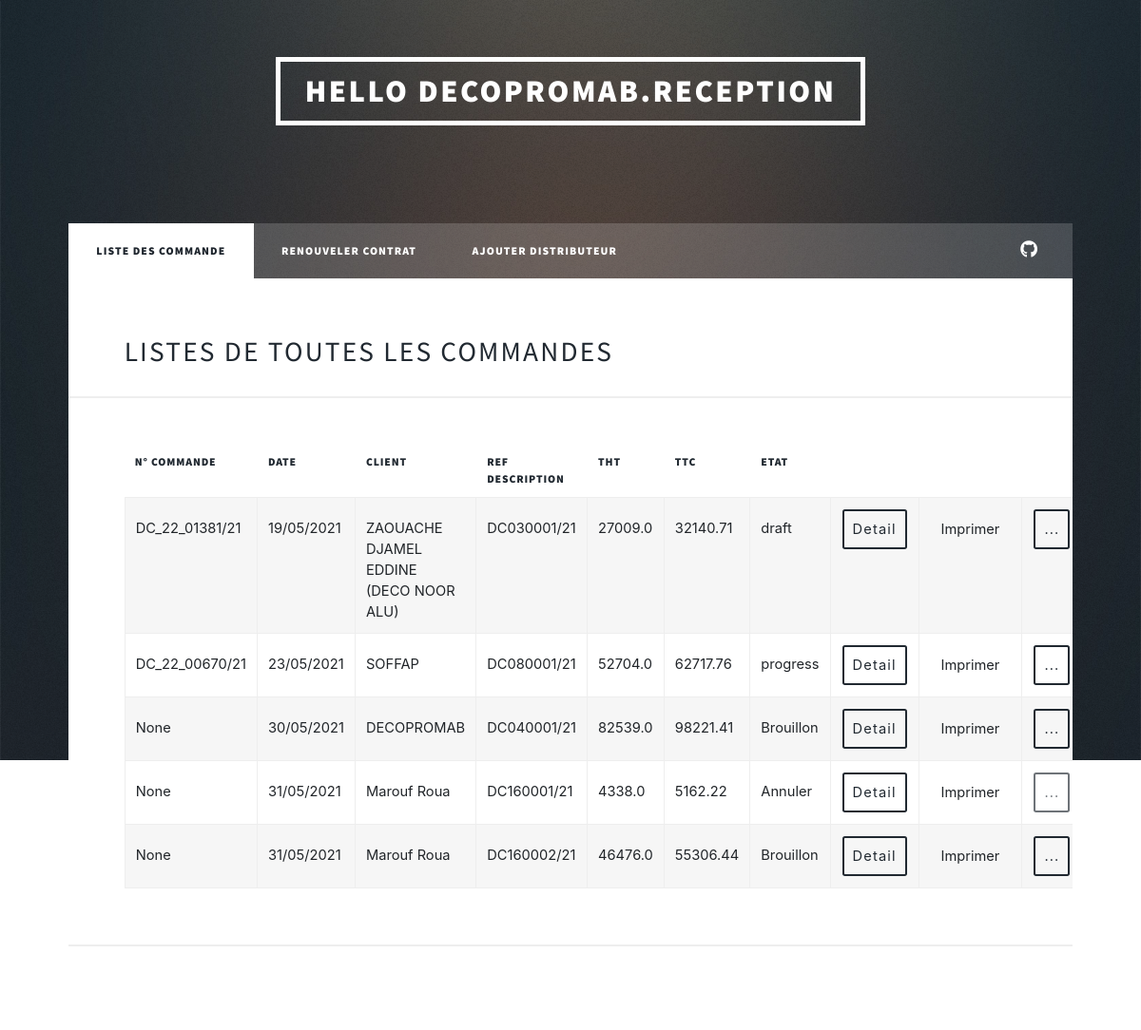
Screenshot of /commerciale/listCommandesC (signed in) with the database file from the repository.
### distributeur/models.py (models this page shows)
class Commande(models.Model):
    id = models.AutoField(primary_key=True)
    n_commande_odoo = models.CharField(null=True, blank=True, max_length=255)
    reference_description = models.CharField(max_length=255)
    destributeur = models.ForeignKey(Distributeur, on_delete=models.CASCADE)
    societe = models.CharField(default='Strugal', max_length=255)
    totaleHT = models.FloatField()
    totaleTTC = models.FloatField()
    etat = models.CharField(default='Brouillon', max_length=255)
    date = models.CharField(
        default=date.today().strftime("%d/%m/%Y"), max_length=255)

class Distributeur(models.Model):
    user = models.ForeignKey(User, null=True, on_delete=models.CASCADE)
    id = models.AutoField(primary_key=True)
    nom = models.CharField(max_length=255)
    adress = models.CharField(max_length=255)
    tel_fix = models.CharField(null=True, blank=True, max_length=255)
    tel_portable = models.CharField(null=True, blank=True, max_length=255)
    couriel = models.CharField(null=True, blank=True, max_length=255)
    civilite = models.IntegerField(null=True, blank=True)
    site_web = models.CharField(null=True, blank=True, max_length=255)
    rcn = models.CharField(max_length=255)
    date_enregistrement_rc = models.CharField(max_length=255)
    nis = models.CharField(null=True, blank=True, max_length=255)
    ifn = models.CharField(max_length=255)
    art = models.CharField(max_length=255)
    date_debut_activité = models.CharField(
        null=True, blank=True, max_length=255)
    date_effet = models.CharField(null=True, blank=True, max_length=255)
    date_echeance = models.CharField(null=True, blank=True, max_length=255)
    status = models.CharField(max_length=255)
    nbr_facture = models.IntegerField(default=0)
    def __str__(self):
        return self.nom

### commerciale/views.py (the view)
# urls.py: path("listCommandesC", views.listCommandes, name="listCommandes"),
def listCommandes(request):
    commande = Commande.objects.all()
    context = {
        "commande": commande
    }
    return render(
        request, "commerciale/listCommandes.html", context)

### templates/commerciale/listCommandes.html (shortened to what this page needs)
{%extends 'base.html'%} {% block title %} Welcome {% endblock %}
{% block content %}
<div id="wrapper">
   <link rel="stylesheet" href="https://maxcdn.bootstrapcdn.com/bootstrap/4.5.2/css/bootstrap.min.css">
  {% include 'partials/_header.html'%}
  {% include 'partials/_nav_com.html'%}
  <div id="main">
    <h2>Listes de toutes les commandes</h2>
    <div class="table-wrapper">
      <table class="alt">
          <thead>
              <tr>
                  <th>N° Commande</th>
                  <th>Date</th>
                  <th>Client</th>
                  <th>Ref Description</th>
                  <th>THT</th>
                  <th>TTC</th>
                  <th>Etat</th>
              </tr>
          </thead>
          <tbody>
              {% for com in commande %}
              <tr>
                  <td>{{com.n_commande_odoo}}</td>
                  <td>{{com.date}}</td>
                  <td>{{com.destributeur}}</td>
                  <td>{{com.reference_description}}</td>
                  <td>{{com.totaleHT}}</td>
                  <td>{{com.totaleTTC}}</td>
                  <td>{{com.etat}}</td>
                  <td><button
                    id="{{com.id}}"
                    onClick=showDetail(this.id)
                    type="button"
                    class="btn "
                    data-toggle="modal" data-target="#exampleModal"
                  >Detail</button></td>
                  <td>
                    <a
                    id="{{com.id}}"
                    onClick=showDetail(this.id)
                    type="button"
                    class="btn "
                    href="{% url 'pdf_view' com.id %}"
                    target="_blank"
                  >Imprimer</a>
                  </td>
                  <td>
                    <div class="dropdown">
                      <button
                      {% if com.etat == 'Annuler' or com.etat == 'done' %}
                      class="btn disabled"
                      {% else %}
                      class="btn"
                      {% endif %}
                      type="button"
                      id="dropdownMenuButton"
                      data-toggle="dropdown"
                      aria-expanded="false">
                        ...
                      </button>
                    </div>
                  </td>
              </tr>
              {% endfor %}
          </tbody>
      </table>
    </div>
    <hr />
  </div>
</div>
{% endblock %}

### templates/partials/_header.html (shortened to what this page needs)
<header id="header">
  <a class="logo">Hello {{request.user}}</a>
  <br /><br />
</header>

### rows the page displays
Commande: n_commande_odoo "DC_22_01381/21", date "19/05/2021", destributeur "ZAOUACHE DJAMEL EDDINE (DECO NOOR ALU)", reference_description "DC030001/21", totaleHT "27009.0", totaleTTC "32140.71", etat "draft"
Commande: n_commande_odoo "DC_22_00670/21", date "23/05/2021", destributeur "SOFFAP", reference_description "DC080001/21", totaleHT "52704.0", totaleTTC "62717.76", etat "progress"
Commande: n_commande_odoo "None", date "30/05/2021", destributeur "DECOPROMAB", reference_description "DC040001/21", totaleHT "82539.0", totaleTTC "98221.41", etat "Brouillon"
Commande: n_commande_odoo "None", date "31/05/2021", destributeur "Marouf Roua", reference_description "DC160001/21", totaleHT "4338.0", totaleTTC "5162.22", etat "Annuler"
Commande: n_commande_odoo "None", date "31/05/2021", destributeur "Marouf Roua", reference_description "DC160002/21", totaleHT "46476.0", totaleTTC "55306.44", etat "Brouillon"

### other values shown
{{ request.user }} "DECOPROMAB.RECEPTION"
